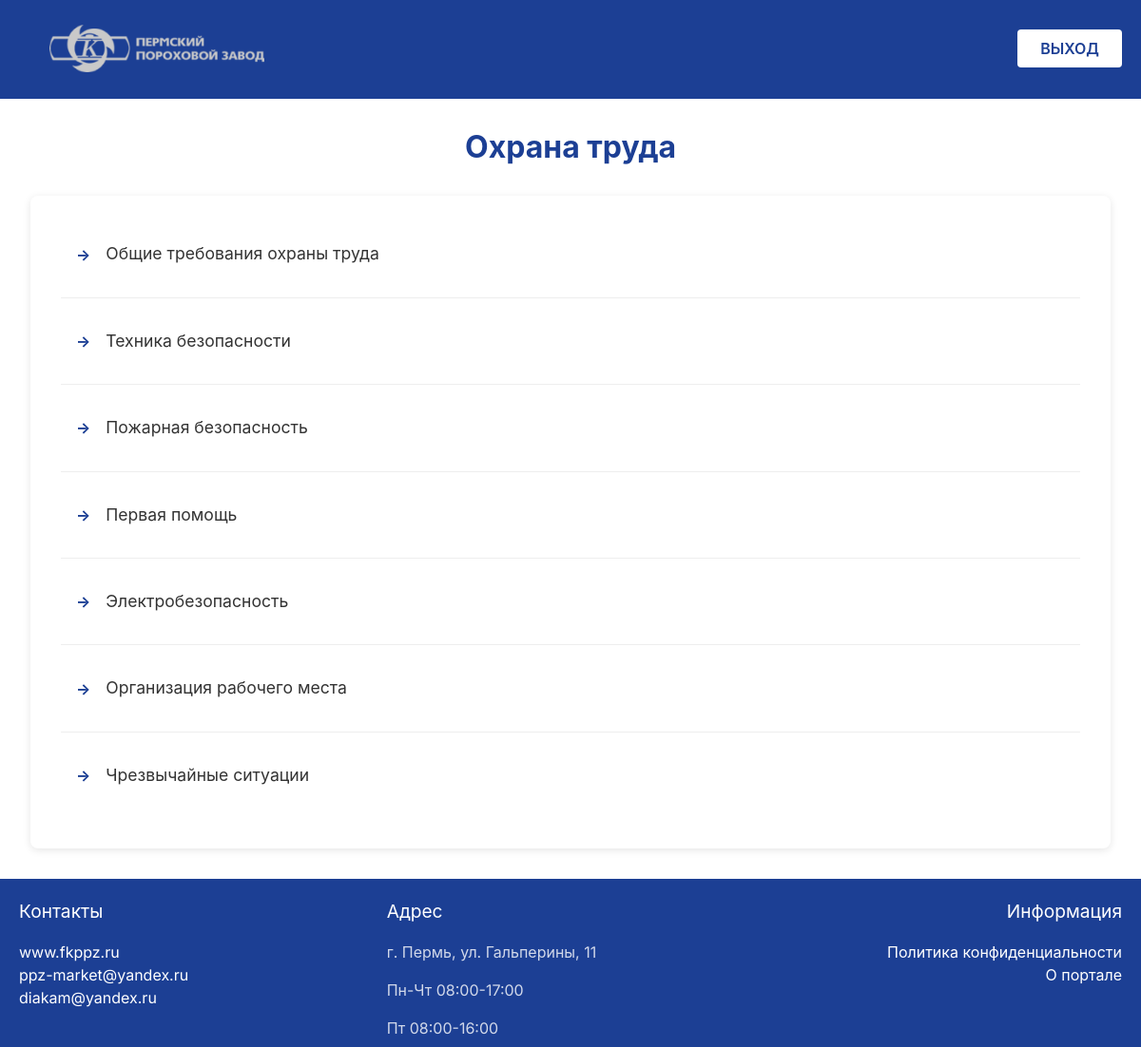
The page /testlist.php on the database its author committed.
### tables this page shows
CREATE TABLE `Tests` (
  `id` int NOT NULL AUTO_INCREMENT,
  `name` varchar(100) NOT NULL,
  `description` varchar(300) NOT NULL,
  `status` int NOT NULL,
  PRIMARY KEY (`id`),
  KEY `status` (`status`),
  CONSTRAINT `tests_ibfk_1` FOREIGN KEY (`status`) REFERENCES `ActivityStatus` (`id`)
);

### testlist.php (the view, shortened to what this page needs)
<!DOCTYPE html>
<html lang="ru">
<head>
    <link rel="stylesheet" href="style.css">
</head>
<body class="testlist-page">
<header class="testlist-header">
        <div class="header-testlist">
            <img src="images/logo.png" alt="Логотип ППЗ" class="testlist-logo">
            <a href="logout.php" class="testlist-exit-btn">ВЫХОД</a>
        </div>
    </header>
    <main class="testlist-content">
        <h1 class="testlist-title">Охрана труда</h1>
        <div class="testlist-container">
            <?php
            require_once 'db.php';
            $query = "SELECT id, name FROM Tests WHERE status=1 ORDER BY id";
            $result = $mysqli->query($query);
            if ($result->num_rows > 0) {
                echo '<ul class="testlist-items">';
                while ($row = $result->fetch_assoc()) {
                    echo '<li class="testlist-item">
                            <a href="testwindow.php?id='.$row['id'].'" class="testlist-link">
                                <span class="testlist-link-icon">→</span>
                                <span class="testlist-link-text">'.$row['name'].'</span>
                            </a>
                          </li>';
                }
                echo '</ul>';
            } else {
                echo '<p class="testlist-empty">Нет доступных тестов</p>';
            }
            ?>
        </div>
    </main>
    <footer class="testlist-footer">
        <div class="footer-sections">
            <div class="footer-section">
                <h3 class="footer-title">Контакты</h3>
                <a href="https://www.kraski-perm.ru/" class="footer-link">www.fkppz.ru</a>
                <a href="mailto:ppz-market@yandex.ru" class="footer-link">ppz-market@yandex.ru</a>
                <a href="mailto:diakam@yandex.ru" class="footer-link">diakam@yandex.ru</a>
            </div>
            <div class="footer-section">
                <h3 class="footer-title">Адрес</h3>
                <p class="footer-text">г. Пермь, ул. Гальперины, 11</p>
                <p class="footer-text">Пн-Чт 08:00-17:00</p>
                <p class="footer-text">Пт 08:00-16:00</p>
            </div>
            <div class="footer-section">
                <h3 class="footer-title">Информация</h3>
                <a href="privatepolicy.php" class="footer-link">Политика конфиденциальности</a>
                <a href="about.php" class="footer-link">О портале</a>
            </div>
        </div>
    </footer>
</body>
</html>

### style.css (style rules this page uses)
:root { --primary: #1C3F94; --primary-light: #2D5BB8; --secondary: #FF6B35; --error: #D32F2F; --success: #388E3C; --text: #2D3748; --text-light: #718096; --bg: #F7FAFC; }
* { font-family: "Inter", -apple-system, BlinkMacSystemFont, sans-serif; font-optical-sizing: auto; font-weight: 400; box-sizing: border-box; transition: all 0.2s ease; }
html, body { height: 100%; }
body { margin: 0; padding: 0; background-color: var(--bg); color: var(--text); min-height: 100vh; line-height: 1.5; display: flex; flex-direction: column; }
header { background-color: white; text-align: center; padding: 10px 20px; display: flex; justify-content: space-between; align-items: center; border-bottom: 2px solid #1C3F94; }
h1 { color: var(--primary); margin: 0 0 0.5rem 0; font-size: 2rem; font-weight: 700; line-height: 1.2; }
h3 { color: #1C3F94; margin-top: 20px; }
main { padding: 20px; flex: 1; background-color: white; }
footer { background-color: #1C3F94; color: white; padding: 0 20px; margin-top: auto; }
.footer-section { text-align: left; }
.footer-section:last-child { text-align: right; }
.footer-section a, .footer-links a { color: white; text-decoration: none; margin: 0; display: block; }
.testlist-page { background-color: #f8f9fa; color: #333; font-family: "Inter", sans-serif; min-height: 100vh; display: flex; flex-direction: column; }
.testlist-header { background-color: #1C3F94; box-shadow: 0 2px 4px rgba(0,0,0,0.1); }
.testlist-logo { height: 50px; filter: hue-rotate(180deg) saturate(900%) grayscale(1); width: auto; margin-left: 2em; }
.header-testlist { max-width: 1200px; padding: 1rem 0rem; display: flex; justify-content: space-between; align-items: center; margin: auto; width: 100%; }
.testlist-exit-btn { background-color: #fff; color: #1C3F94; padding: 0.5rem 1.5rem; border-radius: 4px; font-weight: 600; text-decoration: none; transition: all 0.2s ease; }
.testlist-content { flex: 1; padding: 2rem; max-width: 1200px; margin: 0 auto; width: 100%; }
.testlist-title { color: #1C3F94; font-size: 2rem; margin-bottom: 2rem; text-align: center; }
.testlist-container { background-color: #fff; border-radius: 8px; padding: 2rem; box-shadow: 0 2px 8px rgba(0,0,0,0.1); }
.testlist-items { list-style: none; padding: 0; margin: 0; }
.testlist-item { margin-bottom: 1rem; border-bottom: 1px solid #eee; padding-bottom: 1rem; }
.testlist-item:last-child { border-bottom: none; margin-bottom: 0; }
.testlist-link { display: flex; align-items: center; padding: 1rem; text-decoration: none; color: #333; transition: all 0.2s ease; border-radius: 4px; }
.testlist-link-icon { color: #1C3F94; margin-right: 1rem; font-weight: bold; }
.testlist-link-text { font-size: 1.1rem; }
.testlist-footer { background-color: #1C3F94; color: #fff; }
.footer-sections { display: flex; justify-content: space-between; max-width: 1200px; margin: 0 auto; flex-wrap: wrap; }
.footer-section { flex: 1; min-width: 200px; }
.footer-title { font-size: 1.2rem; margin-bottom: 1rem; color: #fff; }
.footer-link, .footer-text { display: block; margin-bottom: 0.5rem; color: rgba(255,255,255,0.8); text-decoration: none; }

### rows shown on the page
tests: name "Общие требования охраны труда"
tests: name "Техника безопасности"
tests: name "Пожарная безопасность"
tests: name "Первая помощь"
tests: name "Электробезопасность"
tests: name "Организация рабочего места"
tests: name "Чрезвычайные ситуации"
